Frame 1 (no input): blank canvas, image omitted
Frame 60 (no input): blank canvas, image omitted
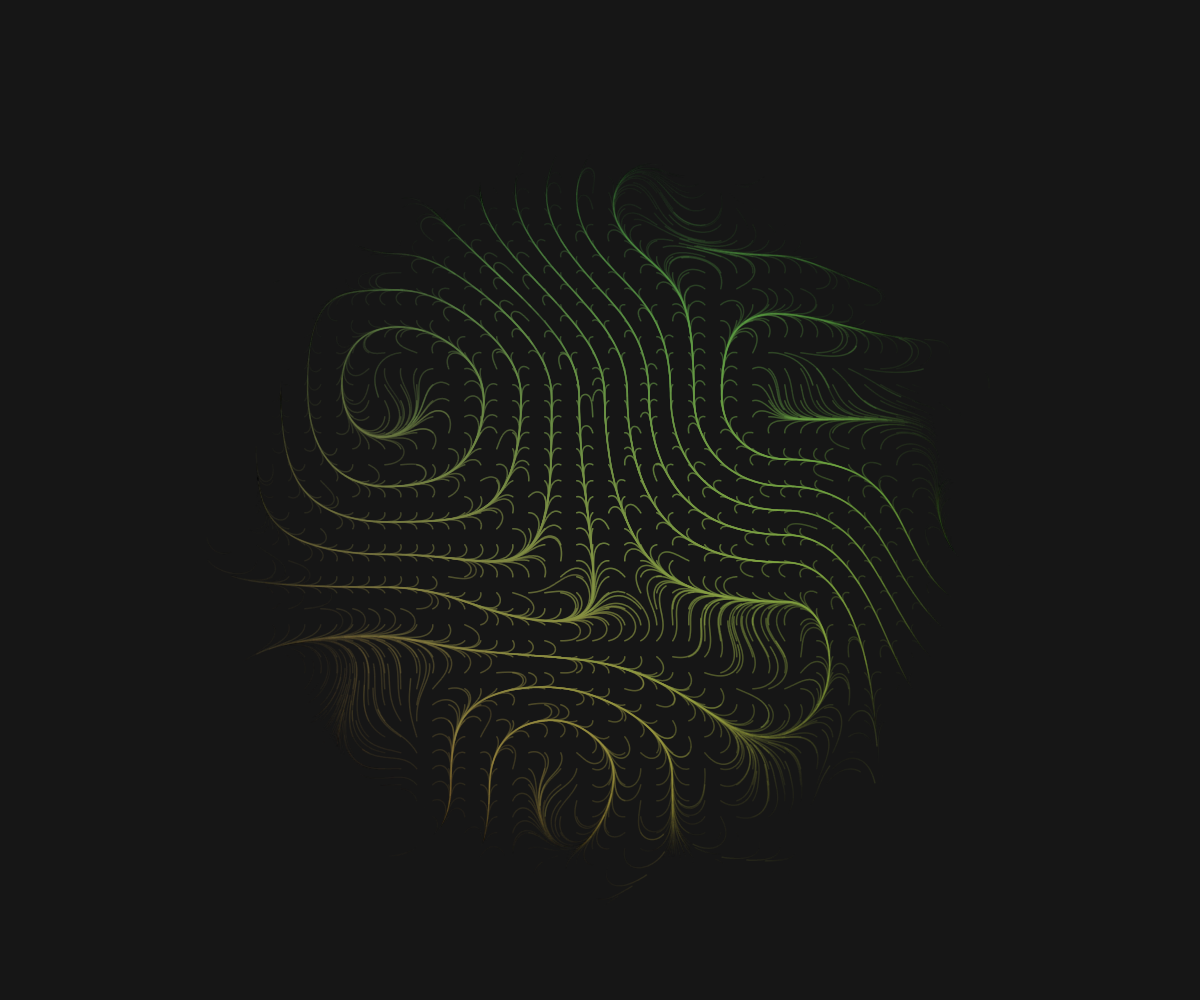
Frame 120 (the mouse pressed at the canvas centre since frame 60)

The p5.js sketch whose frames 1 and 60 were blank and that drew this single picture after the mouse press (run headless with seeded random() and noise() and a simulated clock; from frame 60 on, the mouse is pressed at the canvas centre):

// p5.js sketch
// ── sketch.js
/* 

- sketch.js - 
== Author: Xingwei Christopher Zhang ==
== Date: Jan.23, 2023 ==

- README -
1. Press mouse left button to generate random noise image.

2. Press r, g, or b on the keyboard and move your mouse simultaneously to generate lines.

3. Press d on the keyboard and press mouse left button simultaneously to generate perlin noise with 'DEGREES Angle Mode'.
  - The Default mode is RADIANS.
  - Press s on the keyboard and press mouse left button simultaneously to change back to RADIANS mode.

4. Click c on the keyboard to clear the canvas, the background color will randomly change, though all of them should be 'relatively dark'.

** will get very stuck after 'clear' multiple times **
** refresh the page if you think it is necessary **


*/


var points = [];  // create an array to save elements

var v_Angle = 0.00256;  // velocity of angle change, --the bigger the v_Angle, the smaller the curvature.

// colors in RGB.
var c_r1;
var c_r2;
var c_g1;
var c_g2;
var c_b1;
var c_b2;


function setup() 
{
    createCanvas(windowWidth,windowHeight);  // window's size.
    background(random(0, 31));  // dark background

    angleMode();  
    noiseDetail(1.5);  // adjust this to create different line appearance.

    var d_l = 75;  // the density var for space between each element
    var interval = width / d_l;  // the larger the density, the smaller the space.

    c_r1 = random(255);
    c_r2 = random(255);
    c_g1 = random(255);
    c_g2 = random(255);
    c_b1 = random(255);
    c_b2 = random(255);

    // classic double-loop to create basic 2D lattice
    for (var x = 0; x < width; x += interval)
    {
        for (var y = 0; y < height; y += interval)
        {
            var point = createVector(x,y);
            points.push(point);
        }
    }
}


function draw()
{
    if (mouseIsPressed)
    {
        noStroke()

        for (var i = 0; i < points.length; i++)
        {
            // give it a range to generate
            if (dist(width/2, height/2, points[i].x, points[i].y) < 550)
            {
                // (based on point coordinates in points[]) create square (or any, e.g. ellipse)
                square(points[i].x, points[i].y, 1.5);  
            }

            // create a var for setting angles
            var angleTo = map(noise(points[i].x * v_Angle, points[i].y * v_Angle), 0, 1, 1, 155);  
    
            // create Vector for every point
            points[i].add(createVector(cos(angleTo), sin(angleTo)));
    
            var colorR = map(points[i].y, 0, height, c_r1, c_r2);
            var colorG = map(points[i].x, 0, width, c_g1, c_g2);
            var colorB = map(points[i].y, 0, height, c_b1, c_b2);
    
            var alpha = map(dist(width / 2, height /2, points[i].x, points[i].y), 0, 350, 200, 0);
    
            fill(colorR, colorG, colorB, alpha);
        }
    }
    
    // draw lines
    if(keyIsPressed)
    {
        if (key == 'd')
        {
            angleMode(DEGREES);
        }
      
        if (key == 's')
        {
            angleMode(RADIANS);
        }
        // draw lines
        if (key == 'r')
        {
            // center = center of the canvas
            line(width/2, height/2, mouseX, mouseY);
            stroke('rgba(255, 0, 0, 0.1)');
        } 
      
        if (key == 'g')
        {
            line(width/2, height/2, mouseX, mouseY);
            stroke('rgba( 0, 255,0, 0.1)');
        }
      
        if (key == 'b')
        {
            line(width/2, height/2, mouseX, mouseY);
            stroke('rgba(0, 0, 255, 0.1)');
        }
    }

    if (keyIsDown(67))
    {
        clear();  // 'clear' canvas
        setup();  
        // BUT...Unless your computer is powerful enough, 
        // it will get very stuck after you reset it multiple times (or even once).
    }
}
